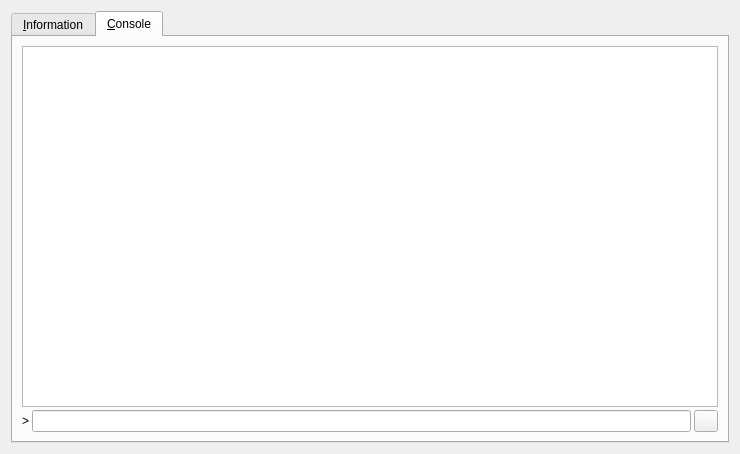
<?xml version="1.0" encoding="UTF-8"?>
<ui version="4.0">
 <class>RPCConsole</class>
 <widget class="QDialog" name="RPCConsole">
  <property name="geometry">
   <rect>
    <x>0</x>
    <y>0</y>
    <width>740</width>
    <height>454</height>
   </rect>
  </property>
  <property name="windowTitle">
   <string>BitDollar - Debug window</string>
  </property>
  <layout class="QVBoxLayout" name="verticalLayout_2">
   <item>
    <widget class="QTabWidget" name="tabWidget">
     <property name="currentIndex">
      <number>1</number>
     </property>
     <widget class="QWidget" name="tab_info">
      <attribute name="title">
       <string>&amp;Information</string>
      </attribute>
      <layout class="QGridLayout" name="gridLayout" columnstretch="0,1">
       <property name="horizontalSpacing">
        <number>12</number>
       </property>
       <item row="0" column="0">
        <widget class="QLabel" name="label_9">
         <property name="font">
          <font>
           <weight>75</weight>
           <bold>true</bold>
          </font>
         </property>
         <property name="text">
          <string>BitDollar Core</string>
         </property>
        </widget>
       </item>
       <item row="1" column="0">
        <widget class="QLabel" name="label_5">
         <property name="text">
          <string>Client name</string>
         </property>
        </widget>
       </item>
       <item row="1" column="1">
        <widget class="QLabel" name="clientName">
         <property name="cursor">
          <cursorShape>IBeamCursor</cursorShape>
         </property>
         <property name="text">
          <string>N/A</string>
         </property>
         <property name="textFormat">
          <enum>Qt::PlainText</enum>
         </property>
         <property name="textInteractionFlags">
          <set>Qt::LinksAccessibleByMouse|Qt::TextSelectableByKeyboard|Qt::TextSelectableByMouse</set>
         </property>
        </widget>
       </item>
       <item row="2" column="0">
        <widget class="QLabel" name="label_6">
         <property name="text">
          <string>Client version</string>
         </property>
        </widget>
       </item>
       <item row="2" column="1">
        <widget class="QLabel" name="clientVersion">
         <property name="cursor">
          <cursorShape>IBeamCursor</cursorShape>
         </property>
         <property name="text">
          <string>N/A</string>
         </property>
         <property name="textFormat">
          <enum>Qt::PlainText</enum>
         </property>
         <property name="textInteractionFlags">
          <set>Qt::LinksAccessibleByMouse|Qt::TextSelectableByKeyboard|Qt::TextSelectableByMouse</set>
         </property>
        </widget>
       </item>
       <item row="3" column="0">
        <widget class="QLabel" name="label_14">
         <property name="text">
          <string>Using OpenSSL version</string>
         </property>
         <property name="indent">
          <number>10</number>
         </property>
        </widget>
       </item>
       <item row="3" column="1">
        <widget class="QLabel" name="openSSLVersion">
         <property name="cursor">
          <cursorShape>IBeamCursor</cursorShape>
         </property>
         <property name="text">
          <string>N/A</string>
         </property>
         <property name="textFormat">
          <enum>Qt::PlainText</enum>
         </property>
         <property name="textInteractionFlags">
          <set>Qt::LinksAccessibleByMouse|Qt::TextSelectableByKeyboard|Qt::TextSelectableByMouse</set>
         </property>
        </widget>
       </item>
       <item row="4" column="0">
        <widget class="QLabel" name="label_12">
         <property name="text">
          <string>Build date</string>
         </property>
        </widget>
       </item>
       <item row="4" column="1">
        <widget class="QLabel" name="buildDate">
         <property name="cursor">
          <cursorShape>IBeamCursor</cursorShape>
         </property>
         <property name="text">
          <string>N/A</string>
         </property>
         <property name="textFormat">
          <enum>Qt::PlainText</enum>
         </property>
         <property name="textInteractionFlags">
          <set>Qt::LinksAccessibleByMouse|Qt::TextSelectableByKeyboard|Qt::TextSelectableByMouse</set>
         </property>
        </widget>
       </item>
       <item row="5" column="0">
        <widget class="QLabel" name="label_13">
         <property name="text">
          <string>Startup time</string>
         </property>
        </widget>
       </item>
       <item row="5" column="1">
        <widget class="QLabel" name="startupTime">
         <property name="cursor">
          <cursorShape>IBeamCursor</cursorShape>
         </property>
         <property name="text">
          <string>N/A</string>
         </property>
         <property name="textFormat">
          <enum>Qt::PlainText</enum>
         </property>
         <property name="textInteractionFlags">
          <set>Qt::LinksAccessibleByMouse|Qt::TextSelectableByKeyboard|Qt::TextSelectableByMouse</set>
         </property>
        </widget>
       </item>
       <item row="6" column="0">
        <widget class="QLabel" name="label_11">
         <property name="font">
          <font>
           <weight>75</weight>
           <bold>true</bold>
          </font>
         </property>
         <property name="text">
          <string>Network</string>
         </property>
        </widget>
       </item>
       <item row="7" column="0">
        <widget class="QLabel" name="label_7">
         <property name="text">
          <string>Number of connections</string>
         </property>
        </widget>
       </item>
       <item row="7" column="1">
        <widget class="QLabel" name="numberOfConnections">
         <property name="cursor">
          <cursorShape>IBeamCursor</cursorShape>
         </property>
         <property name="text">
          <string>N/A</string>
         </property>
         <property name="textFormat">
          <enum>Qt::PlainText</enum>
         </property>
         <property name="textInteractionFlags">
          <set>Qt::LinksAccessibleByMouse|Qt::TextSelectableByKeyboard|Qt::TextSelectableByMouse</set>
         </property>
        </widget>
       </item>
       <item row="8" column="0">
        <widget class="QLabel" name="label_8">
         <property name="text">
          <string>On testnet</string>
         </property>
        </widget>
       </item>
       <item row="8" column="1">
        <widget class="QCheckBox" name="isTestNet">
         <property name="enabled">
          <bool>false</bool>
         </property>
         <property name="text">
          <string/>
         </property>
        </widget>
       </item>
       <item row="9" column="0">
        <widget class="QLabel" name="label_10">
         <property name="font">
          <font>
           <weight>75</weight>
           <bold>true</bold>
          </font>
         </property>
         <property name="text">
          <string>Block chain</string>
         </property>
        </widget>
       </item>
       <item row="10" column="0">
        <widget class="QLabel" name="label_3">
         <property name="text">
          <string>Current number of blocks</string>
         </property>
        </widget>
       </item>
       <item row="10" column="1">
        <widget class="QLabel" name="numberOfBlocks">
         <property name="cursor">
          <cursorShape>IBeamCursor</cursorShape>
         </property>
         <property name="text">
          <string>N/A</string>
         </property>
         <property name="textFormat">
          <enum>Qt::PlainText</enum>
         </property>
         <property name="textInteractionFlags">
          <set>Qt::LinksAccessibleByMouse|Qt::TextSelectableByKeyboard|Qt::TextSelectableByMouse</set>
         </property>
        </widget>
       </item>
       <item row="11" column="0">
        <widget class="QLabel" name="label_4">
         <property name="text">
          <string>Estimated total blocks</string>
         </property>
        </widget>
       </item>
       <item row="11" column="1">
        <widget class="QLabel" name="totalBlocks">
         <property name="cursor">
          <cursorShape>IBeamCursor</cursorShape>
         </property>
         <property name="text">
          <string>N/A</string>
         </property>
         <property name="textFormat">
          <enum>Qt::PlainText</enum>
         </property>
         <property name="textInteractionFlags">
          <set>Qt::LinksAccessibleByMouse|Qt::TextSelectableByKeyboard|Qt::TextSelectableByMouse</set>
         </property>
        </widget>
       </item>
       <item row="12" column="0">
        <widget class="QLabel" name="label_2">
         <property name="text">
          <string>Last block time</string>
         </property>
        </widget>
       </item>
       <item row="12" column="1">
        <widget class="QLabel" name="lastBlockTime">
         <property name="cursor">
          <cursorShape>IBeamCursor</cursorShape>
         </property>
         <property name="text">
          <string>N/A</string>
         </property>
         <property name="textFormat">
          <enum>Qt::PlainText</enum>
         </property>
         <property name="textInteractionFlags">
          <set>Qt::LinksAccessibleByMouse|Qt::TextSelectableByKeyboard|Qt::TextSelectableByMouse</set>
         </property>
        </widget>
       </item>
       <item row="13" column="0">
        <spacer name="verticalSpacer_2">
         <property name="orientation">
          <enum>Qt::Vertical</enum>
         </property>
         <property name="sizeHint" stdset="0">
          <size>
           <width>20</width>
           <height>20</height>
          </size>
         </property>
        </spacer>
       </item>
       <item row="14" column="0">
        <widget class="QLabel" name="labelDebugLogfile">
         <property name="font">
          <font>
           <weight>75</weight>
           <bold>true</bold>
          </font>
         </property>
         <property name="text">
          <string>Debug log file</string>
         </property>
        </widget>
       </item>
       <item row="15" column="0">
        <widget class="QPushButton" name="openDebugLogfileButton">
         <property name="toolTip">
          <string>Open the BitDollar debug log file from the current data directory. This can take a few seconds for large log files.</string>
         </property>
         <property name="text">
          <string>&amp;Open</string>
         </property>
         <property name="autoDefault">
          <bool>false</bool>
         </property>
        </widget>
       </item>
       <item row="16" column="0">
        <widget class="QLabel" name="labelCLOptions">
         <property name="font">
          <font>
           <weight>75</weight>
           <bold>true</bold>
          </font>
         </property>
         <property name="text">
          <string>Command-line options</string>
         </property>
        </widget>
       </item>
       <item row="17" column="0">
        <widget class="QPushButton" name="showCLOptionsButton">
         <property name="toolTip">
          <string>Show the BitDollar-Qt help message to get a list with possible BitDollar command-line options.</string>
         </property>
         <property name="text">
          <string>&amp;Show</string>
         </property>
         <property name="autoDefault">
          <bool>false</bool>
         </property>
        </widget>
       </item>
       <item row="18" column="0">
        <spacer name="verticalSpacer">
         <property name="orientation">
          <enum>Qt::Vertical</enum>
         </property>
         <property name="sizeHint" stdset="0">
          <size>
           <width>20</width>
           <height>40</height>
          </size>
         </property>
        </spacer>
       </item>
      </layout>
     </widget>
     <widget class="QWidget" name="tab_console">
      <attribute name="title">
       <string>&amp;Console</string>
      </attribute>
      <layout class="QVBoxLayout" name="verticalLayout_3">
       <property name="spacing">
        <number>3</number>
       </property>
       <item>
        <widget class="QTextEdit" name="messagesWidget">
         <property name="minimumSize">
          <size>
           <width>0</width>
           <height>100</height>
          </size>
         </property>
         <property name="readOnly">
          <bool>true</bool>
         </property>
         <property name="tabKeyNavigation" stdset="0">
          <bool>false</bool>
         </property>
         <property name="columnCount" stdset="0">
          <number>2</number>
         </property>
        </widget>
       </item>
       <item>
        <layout class="QHBoxLayout" name="horizontalLayout">
         <property name="spacing">
          <number>3</number>
         </property>
         <item>
          <widget class="QLabel" name="label">
           <property name="text">
            <string notr="true">&gt;</string>
           </property>
          </widget>
         </item>
         <item>
          <widget class="QLineEdit" name="lineEdit"/>
         </item>
         <item>
          <widget class="QPushButton" name="clearButton">
           <property name="maximumSize">
            <size>
             <width>24</width>
             <height>24</height>
            </size>
           </property>
           <property name="toolTip">
            <string>Clear console</string>
           </property>
           <property name="text">
            <string/>
           </property>
           <property name="icon">
            <iconset resource="../bitcoin.qrc">
             <normaloff>:/icons/remove</normaloff>:/icons/remove</iconset>
           </property>
           <property name="shortcut">
            <string notr="true">Ctrl+L</string>
           </property>
           <property name="autoDefault">
            <bool>false</bool>
           </property>
          </widget>
         </item>
        </layout>
       </item>
      </layout>
     </widget>
    </widget>
   </item>
  </layout>
 </widget>
 <resources>
  <include location="../bitcoin.qrc"/>
 </resources>
 <connections/>
</ui>
